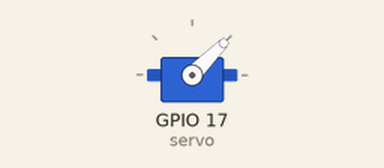
Bench run of a program on a simulated Raspberry Pi (BCM pin numbers). Shown: servo. Servo angles are drawn from the pulse width (0.5 ms = 0°, 2.5 ms = 180°).

Above: at 0.05 s.
At 3.0 s:
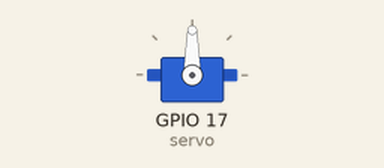
At 6.0 s:
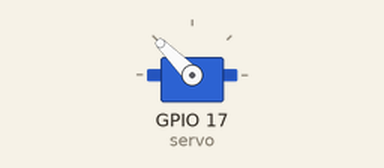
Timing chart, 0 to 7.8 s (numbered marks = the images above):
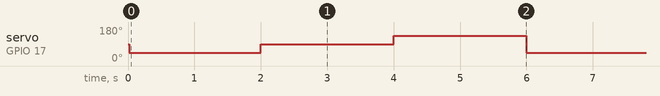

The program:

servo01.py
```python
from gpiozero import Servo
from time import sleep

servo = Servo(17)

try:
  while True:
    servo.min()                  # 최소
    sleep(2)
    servo.mid()                  # 중간
    sleep(2)
    servo.max()                  # 최대
    sleep(2)
except KeyboardInterrupt:
  servo.close()
```

Measured:
- by itself, servo on GPIO 17 (servo): repeats every 6.0 s: 90° 2.0 s, 135° 2.0 s, 45° 2.0 s
